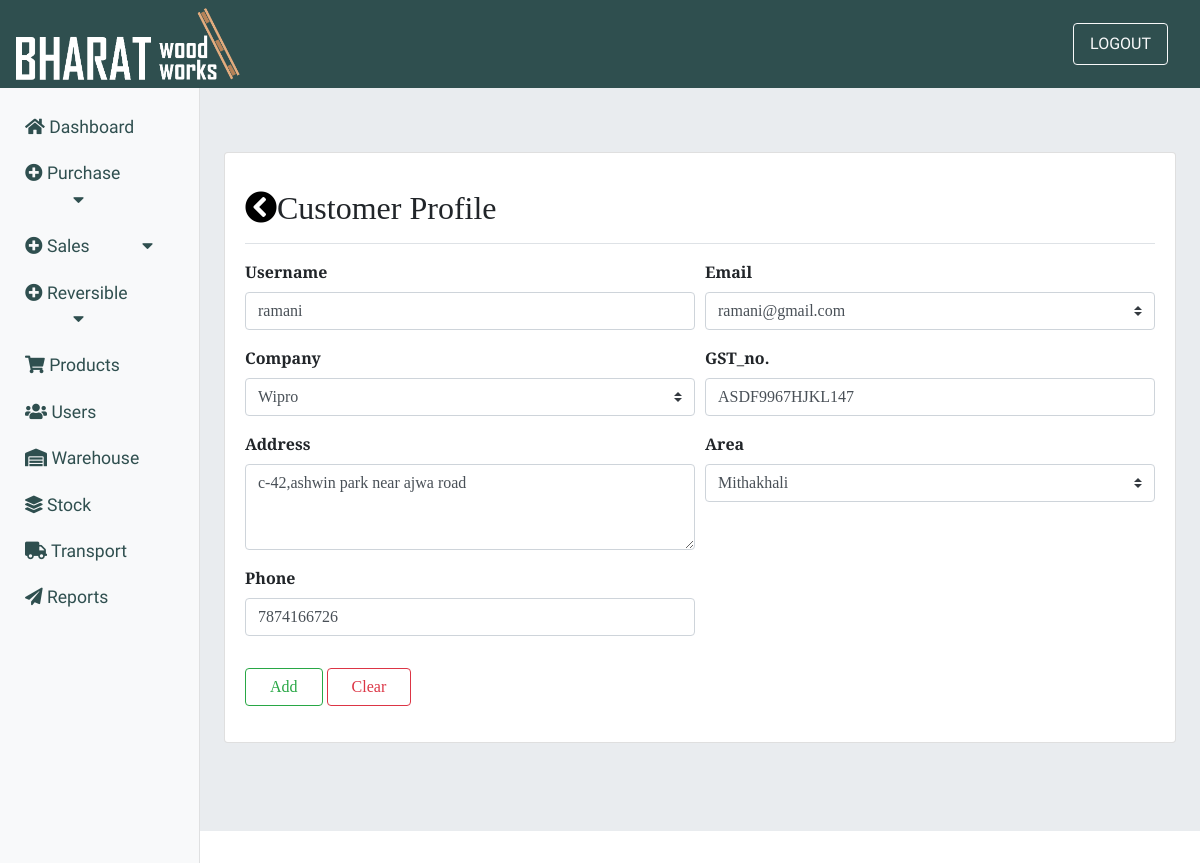
Page /Profile/ramani@gmail.com/ (signed in) on the committed database.
### inventory/models.py (models this page shows, shortened)
class Account(AbstractBaseUser,PermissionsMixin):
    username        = models.CharField(max_length=30)
    email           = models.EmailField(verbose_name="email",max_length=60,unique=True)
    date_joined     = models.DateTimeField(verbose_name="date_joined",auto_now_add=True)
    last_login      = models.DateTimeField(verbose_name="last_login",auto_now=True)
    is_active       = models.BooleanField(default=True)
    is_admin        = models.BooleanField(default=False)
    is_staff        = models.BooleanField(default=False)         #------- #
    is_superuser    = models.BooleanField(default=False)
    role            = models.CharField(max_length=10)
    USERNAME_FIELD = 'email'
    REQUIRED_FIELDS = ['username']
    objects = AccountManager()
    def __str__(self):
        return str(self.email)

class Customer(models.Model):
    alphanumeric = RegexValidator(r'^[0-9a-zA-Z]*$', 'Only alphanumeric characters are allowed.')
    customer_name = models.CharField(max_length=20)
    phone      = models.CharField(max_length=13,blank=False,null=True)
    address = models.TextField(max_length=120,blank=True)
    gst_no = models.CharField(max_length=50, blank=True, null=True, validators=[alphanumeric])
    account = models.ForeignKey(Account,on_delete=models.DO_NOTHING,null=True,blank=False)
    company = models.ForeignKey(Company,on_delete=models.DO_NOTHING,null=True,blank=False)
    area = models.ForeignKey(Area,on_delete=models.DO_NOTHING,null=True,blank=False)

### inventory/views.py (the view, shortened to what this page needs)
# urls.py: path('Profile/<id>/',views.profile,name='userprofile'),
@login_required(login_url='login')
def profile(request, id):
    shw = None
    shc = None
    form = None
    plant = Plant()
    email = Account.objects.get(email=id)
    if email.role == 'Customer':
        b = Customer.objects.get(account=email.id)
        form = CustomerDetailForm(instance=b)
    else:
        b = 'happy birthday'
    context = {'b': b, 'email': email, 'shw': shw,
               'shc': shc, 'form': form, 'plant': plant}
    return render(request, 'inventory/profie.html', context)

### inventory/forms.py
class CustomerDetailForm(forms.ModelForm):
    customer_name = forms.CharField(widget = forms.TextInput(attrs= {'class':'form-control','type':'text'}))
    area = forms.ModelChoiceField(queryset=areas,widget=forms.Select(attrs={'class':'custom-select'}))
    address = forms.CharField(widget = forms.Textarea(attrs= {'class':'form-control','rows':'3'}))
    gst_no = forms.CharField(widget = forms.TextInput(attrs= {'class':'form-control','type':'text','pattern':'[0-9,A-Z]{15}'}))
    phone  = forms.CharField(widget = forms.TextInput(attrs= {'class':'form-control','type':'tel','pattern':'[0-9]{10}'}))
    company = forms.ModelChoiceField(queryset=companys,widget=forms.Select(attrs={'class':'custom-select'}))
    class Meta():
        model = Customer
        fields = ('customer_name','area','phone','gst_no','account','address','company')

### inventory/models.py (called while the page is built)
    def __str__(self):
        return self.area_name

    def __str__(self):
        return self.company_name

### inventory/templates/inventory/profie.html (shortened to what this page needs)
{% extends 'inventory/main.html' %}
{% load static %}
{% block content %}
{% if email.role == 'Customer' %}
<div class="card mb-4">
  <div class="card-body">
    <div
      class="d-flex justify-content-between flex-wrap flex-md-nowrap align-items-center pt-3 pb-2 mb-3 border-bottom">
      <h1 class="h2"><a style="color: black;" href="{% url 'users' %}"><i class="fa  fa-chevron-circle-left fa-6"
            aria-hidden="true"></i></a>{{ email.role }} Profile</h1>
    </div>
    <form method="POST">{% csrf_token %}
      <div class="form-row">
        <div class="col-sm-6 mb-3">
          <label for="validationCustom01" class="font-weight-bold">Username</label>
          {{ form.customer_name}}
        </div>
        <div class="col-sm-6 mb-3">
          <label for="validationCustom04" class="font-weight-bold">Email</label>
          <select name="account" class="custom-select">
            <option value="{{ b.account.id }}" selected>{{ b.account }}</option>
          </select>
        </div>
      </div>
      <div class="form-row">
        <div class="col-sm-6 mb-3">
          <label for="validationCustom04" class="font-weight-bold">Company</label>
          {{ form.company }}
        </div>
        <div class="col-sm-6 mb-3">
          <label for="validationCustom04" class="font-weight-bold">GST_no.</label>
          {{ form.gst_no }}
        </div>
      </div>
      <div class="form-row">
        <div class="col-sm-6 mb-3">
          <label for="validationCustom01" class="font-weight-bold">Address</label>
          {{ form.address }}
        </div>
        <div class="col-sm-6 mb-3">
          <label for="validationCustom01" class="font-weight-bold">Area</label>
          {{ form.area }}
        </div>
      </div>
      <div class="form-row">
        <div class="col-sm-6 mb-3">
          <label for="validationCustom04" class="font-weight-bold">Phone</label>
          {{ form.phone }}
        </div>
      </div>
      <button class="btn btn-outline-success mb-3 px-4" type="submit" name="action">Add</button>
      <button class="btn btn-outline-danger mb-3 px-4" type="reset" name="action" value="">Clear</button>
    </form>
  </div>
</div>
{% else %}
i'm captain jack sparrow
{% endif %}
{% endblock %}

### static/css/dashboard.css (style rules this page uses)
:root { --Sniglet-font: "Sniglet", cursive; --Rubik: "Rubik", cursive; --Patua: "Patua One", cursive; --Lobster: "lobster", cursive; --Merriweather: "Merriweather Sans", cursive; --light-black: #2e2c2caf; --bggradient: linear-gradient(to bottom, #ff5733, #ffffff); --light-gray: rgba(255, 255, 255, 0.877); }

### rows in the picture
Account: role "Customer"
Customer: customer_name "ramani", account "ramani@gmail.com", company "Wipro", gst_no "ASDF9967HJKL147", address "c-42,ashwin park near ajwa road", area "Mithakhali", phone "7874166726"
